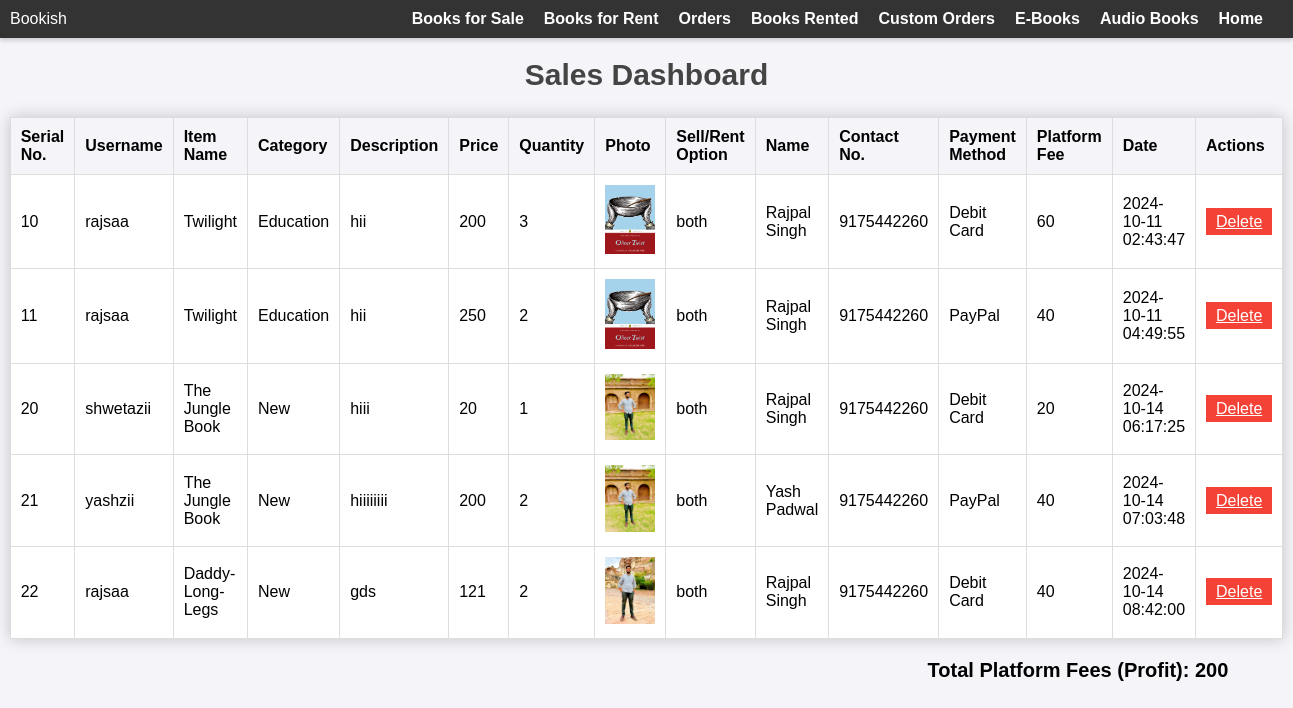
Page /sales.php on the earlier database version.
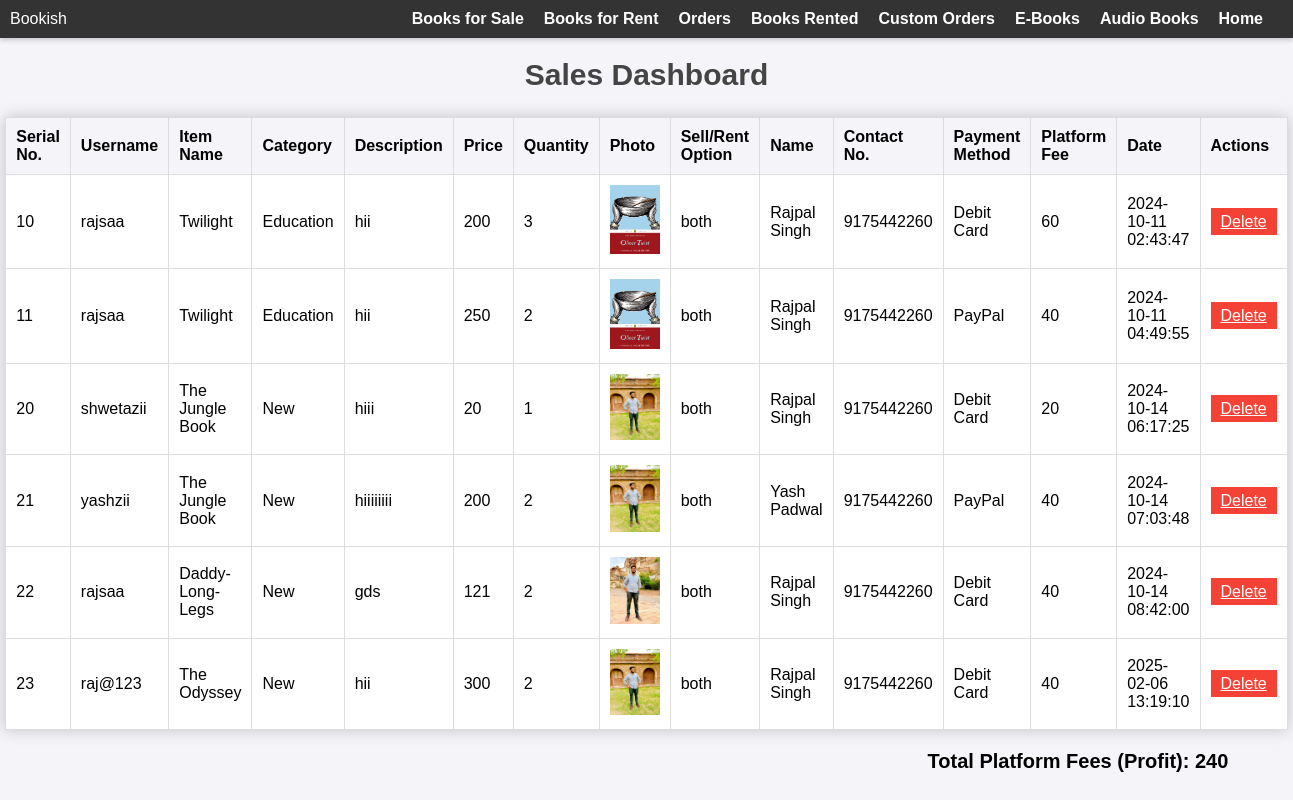
Same page on the later database version.
### tables this page shows
CREATE TABLE `sales` (
  `srno` int(5) NOT NULL,
  `username` varchar(100) NOT NULL,
  `item_name` varchar(100) NOT NULL,
  `category` varchar(100) NOT NULL,
  `description` varchar(500) NOT NULL,
  `price` int(10) NOT NULL,
  `quantity` int(10) NOT NULL,
  `photo` varchar(200) NOT NULL,
  `sell_rent_option` varchar(100) NOT NULL,
  `name` varchar(100) NOT NULL,
  `contact_no` varchar(12) NOT NULL,
  `payment_method` varchar(20) NOT NULL,
  `platform_fee` int(10) NOT NULL,
  `date` timestamp NOT NULL DEFAULT current_timestamp()
);

### sales.php (the view, shortened to what this page needs)
<?php
$dsn = 'mysql:host=sql12.freesqldatabase.com;dbname=sql12792883';
$username = 'sql12792883';
$password = '';
try {
    $db = new PDO($dsn, $username, $password);
    $db->setAttribute(PDO::ATTR_ERRMODE, PDO::ERRMODE_EXCEPTION);
} catch (PDOException $e) {
    die("Error: " . $e->getMessage());
}
$query = "SELECT * FROM sales";
$sales = $db->query($query)->fetchAll(PDO::FETCH_ASSOC);
$total_platform_fees = 0;
foreach ($sales as $sale) {
    $total_platform_fees += $sale['platform_fee'];
}
?>
<!DOCTYPE html>
<html lang="en">
<head>
    <link rel="stylesheet" href="https://cdnjs.cloudflare.com/ajax/libs/font-awesome/5.15.3/css/all.min.css">
</head>
<body>
<nav>
    Bookish
    <ul>
        <li><a href="buy_items.php">Books for Sale</a></li>
        <li><a href="rent_items.php">Books for Rent</a></li>
        <li><a href="orders_admin.php">Orders</a></li>
        <li><a href="rented.php">Books Rented</a></li>
        <li><a href="custom_orders.php">Custom Orders</a></li>
        <li><a href="ebooks.php">E-Books</a></li>
        <li><a href="audio_books.php">Audio Books</a></li>
        <li><a href="admin_dashboard.php">Home</a></li>
    </ul>
</nav>
<h2>Sales Dashboard</h2>
<table>
    <thead>
        <tr>
            <th>Serial No.</th>
            <th>Username</th>
            <th>Item Name</th>
            <th>Category</th>
            <th>Description</th>
            <th>Price</th>
            <th>Quantity</th>
            <th>Photo</th>
            <th>Sell/Rent Option</th>
            <th>Name</th>
            <th>Contact No.</th>
            <th>Payment Method</th>
            <th>Platform Fee</th>
            <th>Date</th>
            <th>Actions</th>
        </tr>
    </thead>
    <tbody>
        <?php foreach ($sales as $sale): ?>
            <tr>
                <td><?php echo htmlspecialchars($sale['srno']); ?></td>
                <td><?php echo htmlspecialchars($sale['username']); ?></td>
                <td><?php echo htmlspecialchars($sale['item_name']); ?></td>
                <td><?php echo htmlspecialchars($sale['category']); ?></td>
                <td><?php echo htmlspecialchars($sale['description']); ?></td>
                <td><?php echo htmlspecialchars($sale['price']); ?></td>
                <td><?php echo htmlspecialchars($sale['quantity']); ?></td>
                <td><img src="uploads/<?php echo htmlspecialchars($sale['photo']); ?>" alt="<?php echo htmlspecialchars($sale['item_name']); ?>" style="width: 50px; height: auto;"></td>
                <td><?php echo htmlspecialchars($sale['sell_rent_option']); ?></td>
                <td><?php echo htmlspecialchars($sale['name']); ?></td>
                <td><?php echo htmlspecialchars($sale['contact_no']); ?></td>
                <td><?php echo htmlspecialchars($sale['payment_method']); ?></td>
                <td><?php echo htmlspecialchars($sale['platform_fee']); ?></td>
                <td><?php echo htmlspecialchars($sale['date']); ?></td>
                <td>
                    <a href="sales.php?delete_id=<?php echo $sale['srno']; ?>" onclick="return confirm('Are you sure you want to delete this sale?')" class="btn delete">Delete</a>
                </td>
            </tr>
        <?php endforeach; ?>
    </tbody>
</table>
<div class="profit-container">
    Total Platform Fees (Profit): <?php echo htmlspecialchars($total_platform_fees); ?>
</div>
</body>
</html>

### sales.php (style rules this page uses)
body { font-family: Arial, sans-serif; background-color: #f4f4f9; margin: 0; padding: 0; }
nav { background-color: #333; padding: 10px; display: flex; justify-content: space-between; align-items: center; color: white; box-shadow: 0 2px 5px rgba(0, 0, 0, 0.2); }
nav ul { list-style: none; margin: 0; padding: 0; display: flex; }
nav ul li { margin-right: 20px; }
nav ul li a { color: white; text-decoration: none; font-weight: bold; transition: color 0.3s; }
h2 { margin-top: 20px; text-align: center; font-size: 30px; color: #444; }
table { width: 90%; margin: 20px auto; border-collapse: collapse; box-shadow: 0 0 15px rgba(0, 0, 0, 0.2); background-color: #fff; }
th, td { padding: 10px; border: 1px solid #ddd; text-align: left; }
th { background-color: #f4f4f9; }
.btn { padding: 5px 10px; background-color: #4CAF50; color: white; border: none; cursor: pointer; transition: background-color 0.3s; }
.btn.delete { background-color: #f44336; }
.profit-container { text-align: right; margin: 20px auto; width: 90%; font-size: 20px; font-weight: bold; }

Differences in the rows shown:
added sales: srno "23", username "raj@123", item_name "The Odyssey", category "New", description "hii", price "300", quantity "2", photo (picture), sell_rent_option "both", name "Rajpal Singh", contact_no "9175442260", payment_method "Debit Card", platform_fee "40", date "2025-02-06 13:19:10"
Other differences:
$total_platform_fees: "200" → "240"
